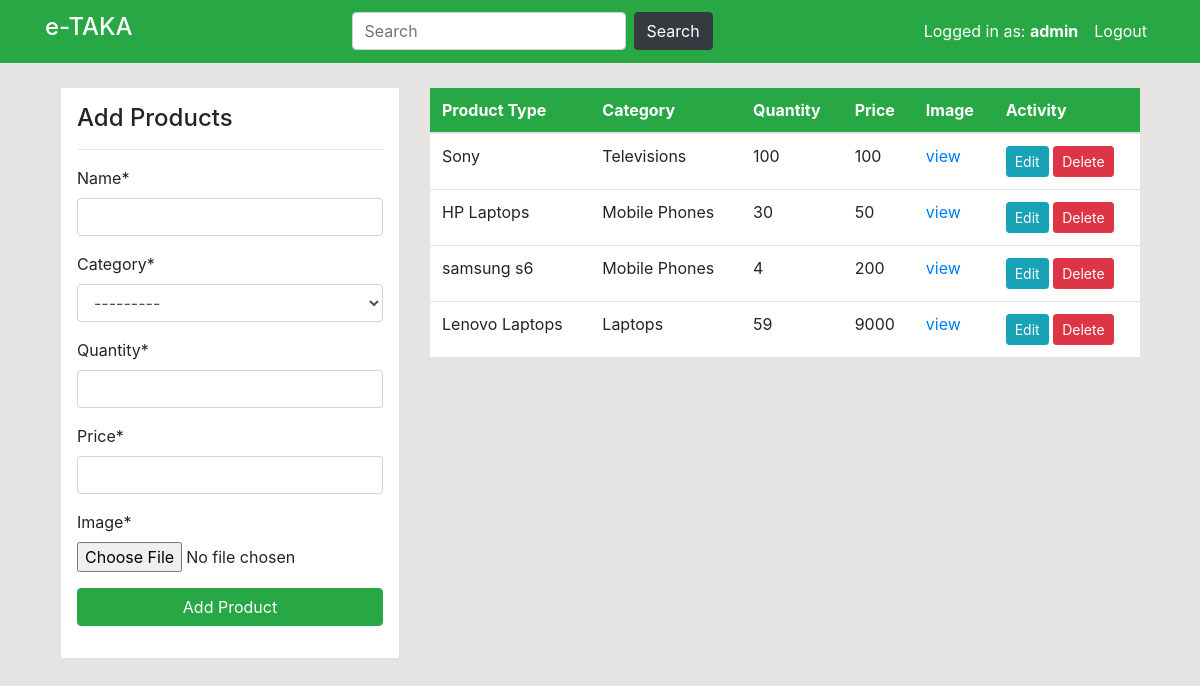
Page /product1/ (signed in) on the earlier database version.
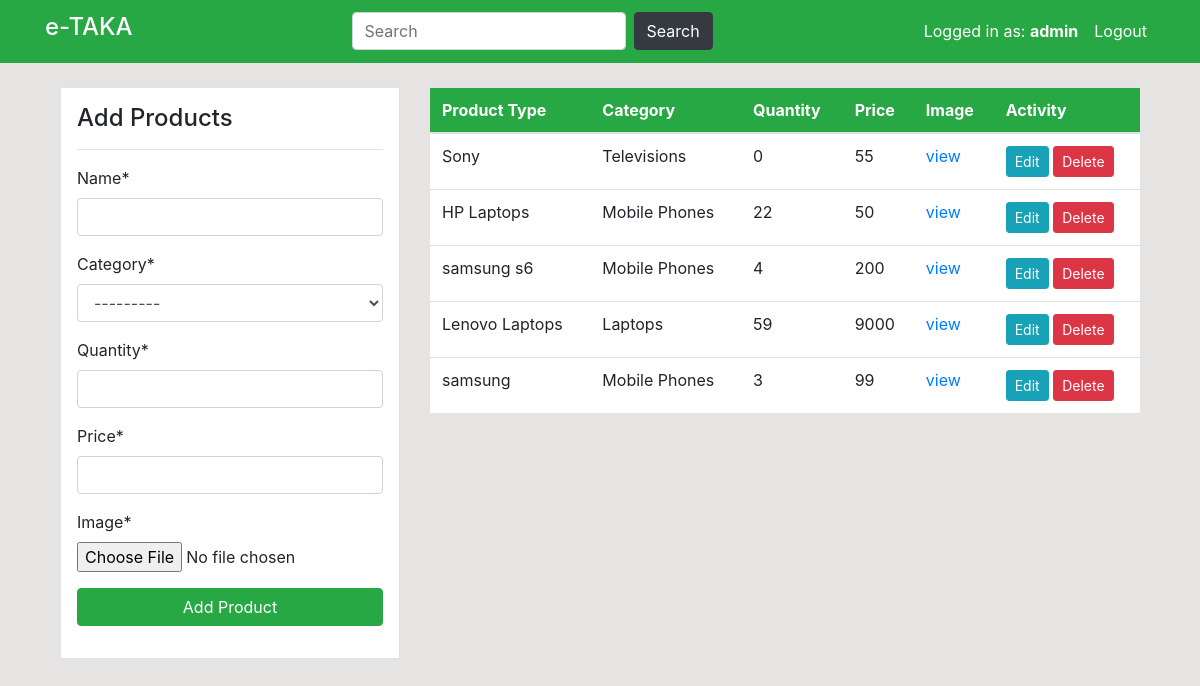
Same page on the later database version.
### users/models.py (models this page shows, shortened)
class Product(models.Model):
    id = models.AutoField(primary_key=True)
    name = models.CharField(max_length=100, null=True)
    quantity = models.PositiveIntegerField(null=True)
    category = models.CharField(max_length=50, choices=CATEGORY, null=True)
    price = models.IntegerField()
    image = models.ImageField(upload_to='images/products', null=True)
    @property
    def imageURL(self):
        try:
            url = self.image.url
        except:
            url = ''
        return url

### users/views.py (the view)
# urls.py: path('product1/', user_views.product1, name='user-product'),
@login_required(login_url='login')
def product1(request):
    items = Product.objects.all()  # Using ORM
    product_count = items.count()
    generators_count = User.objects.all().count()
    orders_count = Order.objects.all().count()
    if request.method == 'POST':
        form = ProductForm(request.POST, request.FILES)
        if form.is_valid():
            form.save()
            product_name = form.cleaned_data.get('name')
            messages.success(request, f'{product_name} has been added')
            return redirect('dashboard-product')
    else:
        form = ProductForm()
    context = {
        'items': items,
        'form': form,
        'generators_count': generators_count,
        'orders_count': orders_count,
        'product_count': product_count,
    }
    return render(request, 'dashboard/product.html', context)

### users/forms.py
class ProductForm(forms.ModelForm):
    class Meta:
        model = Product
        fields = ['name', 'category', 'quantity','price', 'image']

### users/templates/dashboard/product.html (shortened to what this page needs)
{% extends 'partials/base.html'%}
{% load crispy_forms_tags %}
{%block content%}
    <div class="container">
        <div class="row my-4">
            <div class="col-md-4">
                <div class="border bg-white p-3">
                    <h4>Add Products</h4>
                    <hr>
                    <form method="POST" enctype="multipart/form-data">
                        {{ form|crispy }}
                        <input class="btn btn-success btn-block" type="submit" value="Add Product">
                    </form>
                </div>
            </div>
            <div class="col-md-8">
                <table class="table bg-white">
                    <thead class="bg-success">
                        <tr class="text-white">
                            <th scope="col">Product Type</th>
                            <th scope="col">Category</th>
                            <th scope="col">Quantity</th>
                            <th scope="col">Price</th>
                             <th scope="col">Image</th>
                            <th scope="col">Activity</th>
                        </tr>
                    </thead>
                    <tbody>
         {% for item in items %}
                        <tr>
                            <td>{{item.name}}</td>
                            <td>{{item.category}}</td>
                            <td>{{item.quantity}}</td>
                            <td>{{item.price}}</td>
                            <td><a href={{item.imageURL}}>view</a></td>
                           <td>
                                <a class="btn btn-info btn-sm" href="{% url 'dashboard-product-update' item.id %}">Edit</a>
                                <a class="btn btn-danger btn-sm" href="{% url 'dashboard-product-delete' item.id %}">Delete</a>
                            </td>
                        </tr>
          {% endfor %}
                    </tbody>
                </table>
            </div>
        </div>
    </div>
{%endblock%}

Differences in the rows shown:
changed Product "Sony": quantity "100" → "0"; price "100" → "55"
changed Product "HP Laptops": quantity "30" → "22"
added Product: name "samsung", category "Mobile Phones", quantity "3", price "99"
